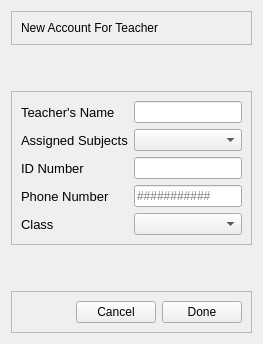
             <widget class="QWidget" name="page_4">
              <layout class="QVBoxLayout" name="verticalLayout_33">
               <item>
                <widget class="QFrame" name="frame_42">
                 <property name="frameShape">
                  <enum>QFrame::StyledPanel</enum>
                 </property>
                 <property name="frameShadow">
                  <enum>QFrame::Raised</enum>
                 </property>
                 <layout class="QHBoxLayout" name="horizontalLayout_31">
                  <item>
                   <widget class="QLabel" name="label_11">
                    <property name="text">
                     <string>New Account For Teacher</string>
                    </property>
                   </widget>
                  </item>
                 </layout>
                </widget>
               </item>
               <item>
                <spacer name="verticalSpacer_8">
                 <property name="orientation">
                  <enum>Qt::Vertical</enum>
                 </property>
                 <property name="sizeHint" stdset="0">
                  <size>
                   <width>20</width>
                   <height>40</height>
                  </size>
                 </property>
                </spacer>
               </item>
               <item>
                <widget class="QFrame" name="frame_35">
                 <property name="frameShape">
                  <enum>QFrame::StyledPanel</enum>
                 </property>
                 <property name="frameShadow">
                  <enum>QFrame::Raised</enum>
                 </property>
                 <layout class="QHBoxLayout" name="horizontalLayout_28">
                  <item>
                   <layout class="QFormLayout" name="formLayout_7">
                    <item row="0" column="0">
                     <widget class="QLabel" name="TeachersNameLabel_4">
                      <property name="font">
                       <font>
                        <pointsize>10</pointsize>
                       </font>
                      </property>
                      <property name="text">
                       <string>Teacher's Name</string>
                      </property>
                     </widget>
                    </item>
                    <item row="0" column="1">
                     <widget class="QLineEdit" name="TeachersNameLineEdit_4">
                      <property name="font">
                       <font>
                        <pointsize>9</pointsize>
                       </font>
                      </property>
                     </widget>
                    </item>
                    <item row="1" column="0">
                     <widget class="QLabel" name="AssignedSubjects">
                      <property name="font">
                       <font>
                        <pointsize>10</pointsize>
                       </font>
                      </property>
                      <property name="text">
                       <string>Assigned Subjects</string>
                      </property>
                     </widget>
                    </item>
                    <item row="1" column="1">
                     <widget class="QComboBox" name="AssignedSubjectsComboBox_4">
                      <property name="font">
                       <font>
                        <pointsize>9</pointsize>
                       </font>
                      </property>
                      <property name="cursor">
                       <cursorShape>PointingHandCursor</cursorShape>
                      </property>
                      <item>
                       <property name="text">
                        <string/>
                       </property>
                      </item>
                      <item>
                       <property name="text">
                        <string>Computer</string>
                       </property>
                      </item>
                      <item>
                       <property name="text">
                        <string>Science</string>
                       </property>
                      </item>
                      <item>
                       <property name="text">
                        <string>Mathematics</string>
                       </property>
                      </item>
                      <item>
                       <property name="text">
                        <string>English</string>
                       </property>
                      </item>
                      <item>
                       <property name="text">
                        <string>Social Studies</string>
                       </property>
                      </item>
                     </widget>
                    </item>
                    <item row="2" column="0">
                     <widget class="QLabel" name="IDNumberLabel_4">
                      <property name="font">
                       <font>
                        <pointsize>10</pointsize>
                       </font>
                      </property>
                      <property name="text">
                       <string>ID Number</string>
                      </property>
                     </widget>
                    </item>
                    <item row="2" column="1">
                     <widget class="QLineEdit" name="IDNumberLineEdit_4">
                      <property name="font">
                       <font>
                        <pointsize>9</pointsize>
                       </font>
                      </property>
                     </widget>
                    </item>
                    <item row="3" column="0">
                     <widget class="QLabel" name="phoneNumberLabel_4">
                      <property name="font">
                       <font>
                        <pointsize>10</pointsize>
                       </font>
                      </property>
                      <property name="text">
                       <string>Phone Number</string>
                      </property>
                     </widget>
                    </item>
                    <item row="3" column="1">
                     <widget class="QLineEdit" name="phoneNumberLineEdit_4">
                      <property name="font">
                       <font>
                        <pointsize>9</pointsize>
                       </font>
                      </property>
                      <property name="placeholderText">
                       <string>###########</string>
                      </property>
                     </widget>
                    </item>
                    <item row="4" column="0">
                     <widget class="QLabel" name="AssignedClass">
                      <property name="font">
                       <font>
                        <pointsize>10</pointsize>
                       </font>
                      </property>
                      <property name="text">
                       <string>Class</string>
                      </property>
                     </widget>
                    </item>
                    <item row="4" column="1">
                     <widget class="QComboBox" name="AssignedClassComboBox_4">
                      <property name="font">
                       <font>
                        <pointsize>9</pointsize>
                       </font>
                      </property>
                      <property name="cursor">
                       <cursorShape>PointingHandCursor</cursorShape>
                      </property>
                      <item>
                       <property name="text">
                        <string/>
                       </property>
                      </item>
                      <item>
                       <property name="text">
                        <string>1</string>
                       </property>
                      </item>
                      <item>
                       <property name="text">
                        <string>2</string>
                       </property>
                      </item>
                      <item>
                       <property name="text">
                        <string>3</string>
                       </property>
                      </item>
                      <item>
                       <property name="text">
                        <string>4</string>
                       </property>
                      </item>
                      <item>
                       <property name="text">
                        <string>5</string>
                       </property>
                      </item>
                     </widget>
                    </item>
                   </layout>
                  </item>
                 </layout>
                </widget>
               </item>
               <item>
                <spacer name="verticalSpacer_9">
                 <property name="orientation">
                  <enum>Qt::Vertical</enum>
                 </property>
                 <property name="sizeHint" stdset="0">
                  <size>
                   <width>20</width>
                   <height>40</height>
                  </size>
                 </property>
                </spacer>
               </item>
               <item>
                <widget class="QFrame" name="frame_43">
                 <property name="frameShape">
                  <enum>QFrame::StyledPanel</enum>
                 </property>
                 <property name="frameShadow">
                  <enum>QFrame::Raised</enum>
                 </property>
                 <layout class="QHBoxLayout" name="horizontalLayout_32">
                  <item>
                   <spacer name="horizontalSpacer_18">
                    <property name="orientation">
                     <enum>Qt::Horizontal</enum>
                    </property>
                    <property name="sizeHint" stdset="0">
                     <size>
                      <width>40</width>
                      <height>20</height>
                     </size>
                    </property>
                   </spacer>
                  </item>
                  <item>
                   <widget class="QPushButton" name="pushButton_43">
                    <property name="cursor">
                     <cursorShape>PointingHandCursor</cursorShape>
                    </property>
                    <property name="text">
                     <string>Cancel</string>
                    </property>
                   </widget>
                  </item>
                  <item>
                   <widget class="QPushButton" name="pushButton_44">
                    <property name="cursor">
                     <cursorShape>PointingHandCursor</cursorShape>
                    </property>
                    <property name="text">
                     <string>Done</string>
                    </property>
                   </widget>
                  </item>
                 </layout>
                </widget>
               </item>
              </layout>
             </widget>
